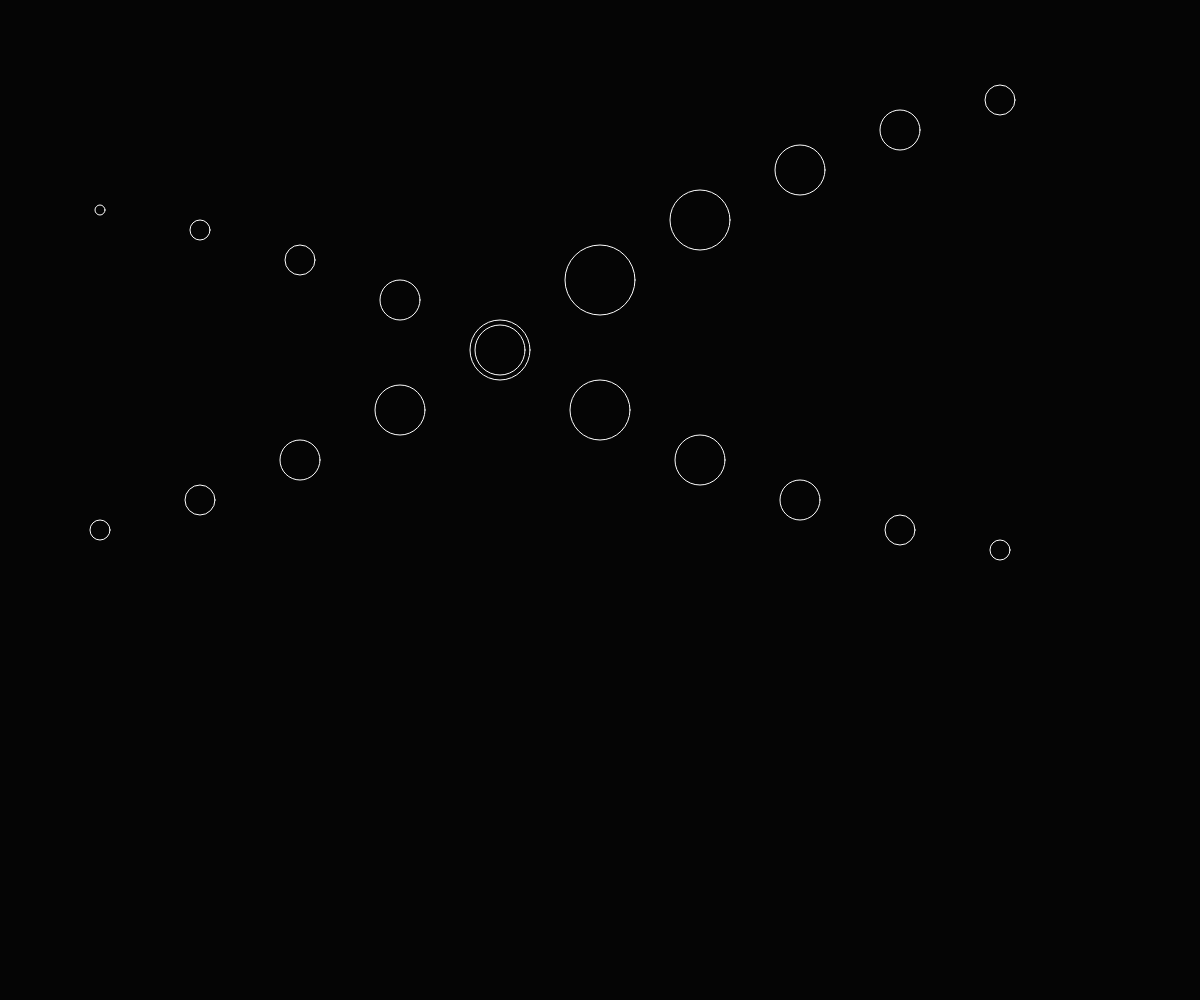
Frame 1 (no input)
Frame 60 (no input): identical to frame 1, image omitted
Frame 120 (the mouse pressed at the canvas centre since frame 60): identical to frame 1, image omitted

The p5.js sketch that drew this single still picture (run headless with seeded random() and noise() and a simulated clock; from frame 60 on, the mouse is pressed at the canvas centre):

// p5.js sketch
// ── sketch.js
var numA = [ 10, 20, 30, 40, 50, 60, 50, 40, 30, 20, 10 ]; //array
var numB = [ -20, -30, -40, -50, -60, -70, -60, -50, -40, -30, -20 ]; //array 2

function setup(){ //setup
  createCanvas(windowWidth, windowHeight); //canvas

}

function draw() { //draw
  background(5); //background color
  swirlA();
  swirlB();

} //end draw

function swirlA(){

  for (var i = 0; i < 10; i++) { //for loop
    translate(0, numA[i]);
    stroke('white'); //outline color
    noFill(); //fill color
    ellipse(i * 100 + 100, 200, numA[i], numA[i]); //shape with parameters

} //end for loop

} //end swirl

function swirlB(){

  for (var i = 0; i < 10; i++) { //for loop
    translate(0, numB[i]);
    stroke('white'); //outline color
    noFill(); //fill color
    ellipse(i * 100 + 100, 200, numB[i], numB[i]); //shape with parameters

} //end for loop

} //end swirl
